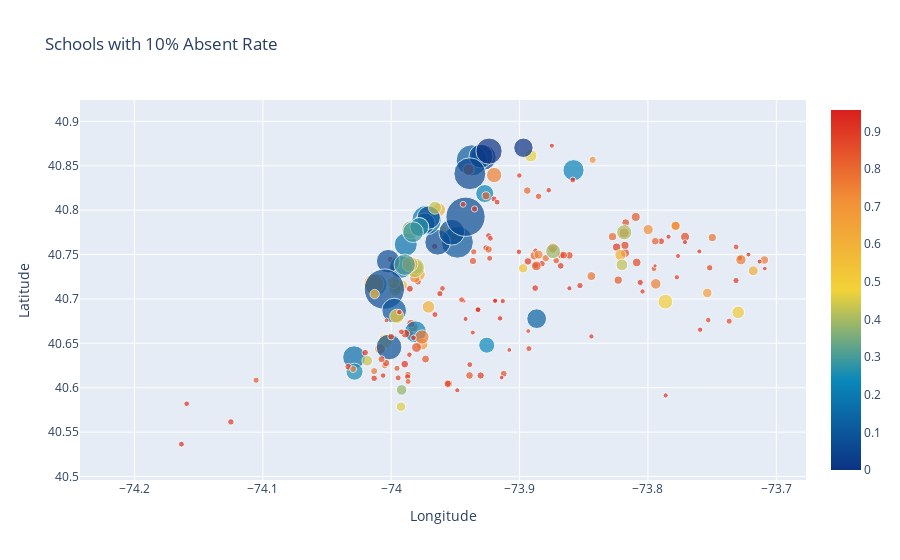

The cell this chart's notebook holds for it:
### Markdown cell above
## Scools with 10% Absent Rate
The scools with **10%** absent rate are **more dispersed** around the New York area.

### Code cell
data = [
    {
        'x': absent_11["Longitude"],
        'y': absent_11["Latitude"],
        'text': absent_11["School Name"],
        'mode': 'markers',
        'marker': {
            'color': df["Economic Need Index"],
            'size': df["School Income Estimate"]/4500,
            'showscale': True,
            'colorscale':'Portland'
        }
    }
]

layout= go.Layout(
    title= 'Schools with 10% Absent Rate',
    xaxis= dict(
        title= 'Longitude'
    ),
    yaxis=dict(
        title='Latitude'
    )
)
fig = go.Figure(data=data, layout=layout)
iplot(fig, filename='scatter_hover_labels')

### Figure 1 — Plotly figure (JSON) as saved in the notebook; plotly's stock layout.template omitted (floating-point values rounded to 4 significant figures; data arrays with more than 128 entries replaced by an {"elided": "..."} marker saying what was removed)
{"data": [{"marker": {"color": {"elided": "1272 float values"}, "colorscale": [[0, "rgb(12,51,131)"], [0.25, "rgb(10,136,186)"], [0.5, "rgb(242,211,56)"], [0.75, "rgb(242,143,56)"], [1, "rgb(217,30,30)"]], "showscale": true, "size": {"elided": "1272 float values"}}, "mode": "markers", "text": {"elided": "326 str values"}, "type": "scatter", "x": {"elided": "326 float values"}, "y": {"elided": "326 float values"}}], "layout": {"title": {"text": "Schools with 10% Absent Rate"}, "xaxis": {"title": {"text": "Longitude"}}, "yaxis": {"title": {"text": "Latitude"}}}}
